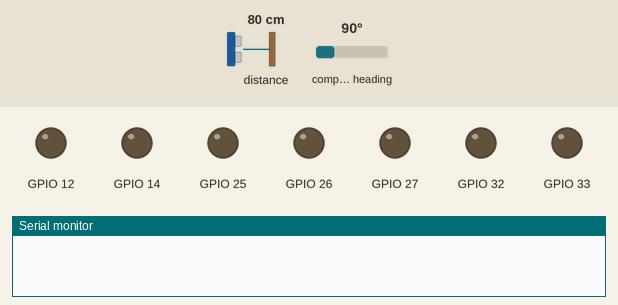
The sketch below on a simulated ESP32. Parts: output pins drawn as LEDs (lit = HIGH), the last lines printed to the serial monitor. Wiring (inferred from the names in the program): AS5600 angle sensor at I2C address 0x36; MPU-9250 motion sensor at I2C address 0x68. The inputs (shaded band) are chosen by the test bench; at power-on: distance to the obstacle 80 cm, compass heading 90°.

Above: at 0.0 s.
At 2.2 s:
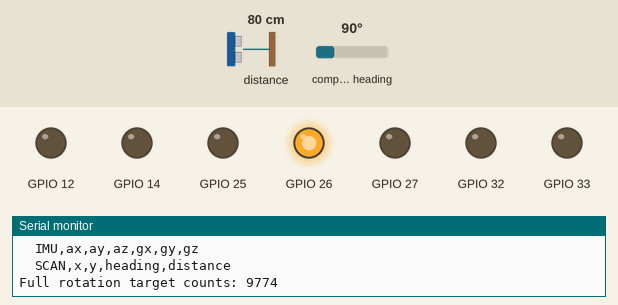
2.3 s: distance to the obstacle set to 250 cm
At 3.6 s:
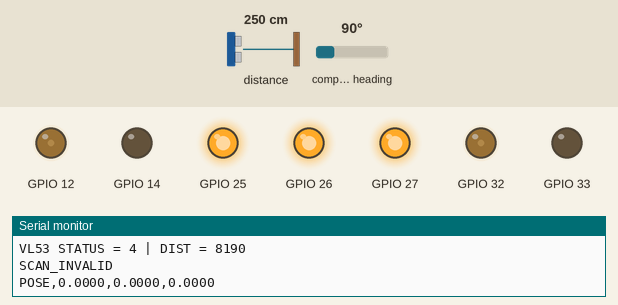
4.5 s: distance to the obstacle set to 2 cm
Timing chart, 0 to 19.5 s (numbered marks = the images above; inputs shaded):
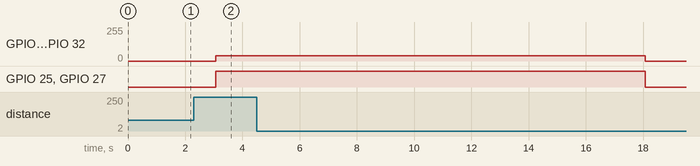

The sketch:

MIC_ROS_AMR.ino
```cpp
#include "Config.h"
#include "I2CBuses.h"
#include "Motors.h"
#include "Encoders.h"
#include "Odometry.h"
#include "imu.h"


#include <Arduino.h>
#include <Wire.h>
#include <Adafruit_VL53L0X.h>


// ============================================================
// VL53L0X
// ============================================================

Adafruit_VL53L0X lox;


// ============================================================
// SCAN SETTINGS
// ============================================================

// Publish one scan measurement every 50 ms
const unsigned long SCAN_INTERVAL = 50;

// Sensor is 6 cm in front of robot center
const float SENSOR_OFFSET_X = 0.060;


// ============================================================
// 360 DEGREE ROTATION
// ============================================================
//
// For differential drive:
//
// Distance travelled by each wheel for 360° robot rotation:
//
//     distance = PI * wheel separation
//
// Encoder counts:
//
//     counts = distance / wheel circumference
//            * counts per revolution
//
// ============================================================


// ============================================================
// VL53L0X INITIALIZATION
// ============================================================

bool initScanner()
{
    Serial.println("Initializing VL53L0X...");

    /*
       VL53L0X is connected to the RIGHT I2C bus:

       SDA = GPIO21
       SCL = GPIO22

       The RIGHT bus is the normal Wire bus.
    */

    if (!lox.begin(0x29, false, &Wire))
    {
        Serial.println("ERROR: VL53L0X not detected!");
        return false;
    }

    Serial.println("VL53L0X initialized.");

    /*
       IMPORTANT:

       We intentionally DO NOT call:

           startRangeContinuous()

       We use single-shot measurements through:

           rangingTest()

       This keeps the scanner simple and reliable while
       the robot is rotating.
    */

    Serial.println("VL53L0X single-shot ranging ready.");

    return true;
}


// ============================================================
// READ VL53L0X
// ============================================================

int readScannerDistance()
{
    VL53L0X_RangingMeasurementData_t measurement;

    lox.rangingTest(&measurement, false);

    Serial.print("VL53 STATUS = ");
    Serial.print(measurement.RangeStatus);

    Serial.print(" | DIST = ");
    Serial.println(measurement.RangeMilliMeter);

    if (measurement.RangeStatus != 0 && measurement.RangeStatus != 2)
    {
        return -1;
    }

    return measurement.RangeMilliMeter;
}


// ============================================================
// PUBLISH ONE SCAN MEASUREMENT
// ============================================================
//
// Format:
//
// SCAN,x,y,heading,distance_mm
//
// Example:
//
// SCAN,0.0000,0.0000,1.5708,436
//
// heading = robot odometry heading
//
// Because the VL53L0X is fixed facing forward,
// its world angle is approximately the robot heading.
//
// ============================================================

void publishScan()
{
    int distance = readScannerDistance();

    if (distance < 0)
    {
        Serial.println("SCAN_INVALID");
        return;
    }

    Serial.print("SCAN,");
    Serial.print(getX(), 4);
    Serial.print(",");
    Serial.print(getY(), 4);
    Serial.print(",");
    Serial.print(getHeading(), 4);
    Serial.print(",");
    Serial.println(distance);
}


// ============================================================
// 360 DEGREE ROTATION + SCANNING
// ============================================================

void rotate360AndScan()
{
    Serial.println();
    Serial.println("================================");
    Serial.println("STARTING 360 DEG SCAN");
    Serial.println("================================");

    Serial.print("Target rotation counts: ");
    Serial.println(FULL_ROTATION_TARGET_COUNTS);

    Serial.println("SCAN_START");


    // --------------------------------------------------------
    // Save starting encoder totals
    // --------------------------------------------------------

    long startLeft = getTotalLeftCount();
    long startRight = getTotalRightCount();


    // --------------------------------------------------------
    // Local rotation counters
    // --------------------------------------------------------

    long leftMoved = 0;
    long rightMoved = 0;


    // --------------------------------------------------------
    // Timing
    // --------------------------------------------------------

    unsigned long startTime = millis();
    unsigned long lastControl = millis();
    unsigned long lastScan = millis();


    // --------------------------------------------------------
    // Initial motor speeds
    // --------------------------------------------------------

    int leftPWM = TURN_FAST_PWM;
    int rightPWM = TURN_FAST_PWM;


    // --------------------------------------------------------
    // Start rotation
    //
    // LEFT  = forward
    // RIGHT = backward
    //
    // This is the direction already tested successfully.
    // --------------------------------------------------------

    leftForward(leftPWM);
    rightBackward(rightPWM);


    // ========================================================
    // ROTATION LOOP
    // ========================================================

    while (true)
    {
        // ----------------------------------------------------
        // Update encoders
        // ----------------------------------------------------

        updateEncoders();


        // ----------------------------------------------------
        // Update odometry
        // ----------------------------------------------------

        updateOdometry();


        // ----------------------------------------------------
        // Calculate local movement
        // ----------------------------------------------------

        leftMoved =
            labs(getTotalLeftCount() - startLeft);

        rightMoved =
            labs(getTotalRightCount() - startRight);


        // ----------------------------------------------------
        // Scan every 50 ms
        // ----------------------------------------------------

        unsigned long now = millis();

        if (now - lastScan >= SCAN_INTERVAL)
        {


            lastScan = now;

            publishOdometry();
            publishScan();
        }


        // ----------------------------------------------------
        // Synchronize left/right rotation
        // ----------------------------------------------------

        if (now - lastControl >= 50)
        {
            long turnError =
                leftMoved - rightMoved;


            float syncTrim =
                TURN_SYNC_KP * (float)turnError;


            syncTrim = constrain(
                syncTrim,
                -TURN_SYNC_LIMIT,
                TURN_SYNC_LIMIT
            );


            int desiredLeftPWM =
                TURN_FAST_PWM - (int)syncTrim;


            int desiredRightPWM =
                TURN_FAST_PWM + (int)syncTrim;


            desiredLeftPWM = constrain(
                desiredLeftPWM,
                TURN_MIN_PWM,
                TURN_MAX_PWM
            );


            desiredRightPWM = constrain(
                desiredRightPWM,
                TURN_MIN_PWM,
                TURN_MAX_PWM
            );


            leftForward(desiredLeftPWM);
            rightBackward(desiredRightPWM);


            lastControl = now;
        }


        // ----------------------------------------------------
        // Check if full 360° rotation is complete
        // ----------------------------------------------------

        if (
            leftMoved >= FULL_ROTATION_TARGET_COUNTS &&
            rightMoved >= FULL_ROTATION_TARGET_COUNTS
        )
        {
            break;
        }


        // ----------------------------------------------------
        // Safety timeout
        // ----------------------------------------------------

        if (millis() - startTime > 15000)
        {
            Serial.println("SCAN ROTATION TIMEOUT!");
            break;
        }


        // ----------------------------------------------------
        // Small delay
        // ----------------------------------------------------

        delay(2);
    }


    // ========================================================
    // STOP ROBOT
    // ========================================================

    stopMotors();


    // --------------------------------------------------------
    // Final encoder + odometry update
    // --------------------------------------------------------

    updateEncoders();
    updateOdometry();


    // --------------------------------------------------------
    // One final scan
    // --------------------------------------------------------

    publishScan();


    // --------------------------------------------------------
    // Scan finished
    // --------------------------------------------------------

    Serial.println("SCAN_END");

    Serial.println("================================");
    Serial.println("360 DEG SCAN COMPLETE");
    Serial.println("================================");


    Serial.print("Left rotation counts: ");
    Serial.println(leftMoved);


    Serial.print("Right rotation counts: ");
    Serial.println(rightMoved);


    Serial.print("Final heading: ");
    Serial.println(getHeading(), 4);


    Serial.println();
}


// ============================================================
// SETUP
// ============================================================

void setup()
{
    Serial.begin(115200);

    delay(1000);


    Serial.println();
    Serial.println("=================================");
    Serial.println("       AMR CONTROLLER");
    Serial.println("=================================");


    // ========================================================
    // I2C
    // ========================================================

    initI2CBuses();

    Serial.println("I2C buses initialized.");


    // ========================================================
    // MOTORS
    // ========================================================

    initMotors();

    Serial.println("Motors initialized.");


    // ========================================================
    // ENCODERS
    // ========================================================

    if (!initEncoders())
    {
        Serial.println(
            "ERROR: Encoder initialization failed!"
        );
    }
    else
    {
        Serial.println("Encoders initialized.");
    }


    // ========================================================
    // ODOMETRY
    // ========================================================

    initOdometry();

    Serial.println("Odometry initialized.");


    // ========================================================
    // IMU
    // ========================================================

    if (!initIMU())
    {
        Serial.println(
            "ERROR: IMU initialization failed!"
        );
    }
    else
    {
        Serial.println("IMU initialized.");
    }


    // ========================================================
    // VL53L0X
    // ========================================================

    if (!initScanner())
    {
        Serial.println(
            "ERROR: Scanner initialization failed!"
        );
    }
    else
    {
        Serial.println("Scanner initialized.");
    }


    // ========================================================
    // SYSTEM READY
    // ========================================================

    Serial.println("=================================");
    Serial.println("       SYSTEM READY");
    Serial.println("=================================");

    Serial.println();

    Serial.println("Active sensors:");
    Serial.println("  - Left AS5600 encoder");
    Serial.println("  - Right AS5600 encoder");
    Serial.println("  - MPU9250 IMU");
    Serial.println("  - VL53L0X distance sensor");

    Serial.println();

    Serial.println("Outputs:");
    Serial.println("  ENC,left_count,right_count");
    Serial.println("  POSE,x,y,heading");
    Serial.println("  IMU,ax,ay,az,gx,gy,gz");
    Serial.println("  SCAN,x,y,heading,distance");

    Serial.println();

    Serial.print("Full rotation target counts: ");
    Serial.println(FULL_ROTATION_TARGET_COUNTS);

    Serial.println();
}


// ============================================================
// LOOP
// ============================================================

void loop()
{
    static bool scanDone = false;
    static unsigned long lastPoseTime = 0;

    if (!scanDone)
    {
        delay(2000);

        rotate360AndScan();

        scanDone = true;
    }

    updateEncoders();
    updateOdometry();

    // Publish odometry at 20 Hz
    if (millis() - lastPoseTime >= 50)
    {
        lastPoseTime = millis();
        publishOdometry();
    }

    delay(10);
}
```

Encoders.h
```cpp
#ifndef ENCODERS_H
#define ENCODERS_H

#include <Arduino.h>

// ============================================================
// INITIALIZATION
// ============================================================

bool initEncoders();


// ============================================================
// UPDATE
// ============================================================

// Read both AS5600 encoders and update all counts.
void updateEncoders();


// ============================================================
// SEGMENT COUNTS
// ============================================================

// Counts for the current movement.
// These can be reset without affecting cumulative odometry.

long getLeftCount();
long getRightCount();


// ============================================================
// CUMULATIVE COUNTS
// ============================================================

// These NEVER reset during normal operation.
// ROS odometry will use these.

long getTotalLeftCount();
long getTotalRightCount();


// ============================================================
// RESET MOVEMENT COUNTS
// ============================================================

// Resets only the segment counts.
// Cumulative counts remain unchanged.

void resetSegmentCounts();


// ============================================================
// SERIAL OUTPUT
// ============================================================

// Publishes:
//
// ENC,leftCount,rightCount
//
// at the configured interval.

void publishEncoderData();

#endif
```

I2CBuses.h
```cpp
#ifndef I2C_BUSES_H
#define I2C_BUSES_H

#include <Wire.h>

// ============================================================
// SHARED I2C BUSES
// ============================================================

// Bus 0
// GPIO21 SDA
// GPIO22 SCL
//
// Used by:
// - Right AS5600
// - VL53L0X
extern TwoWire I2C_Right;


// Bus 1
// GPIO16 SDA
// GPIO23 SCL
//
// Used by:
// - Left AS5600
// - MPU9250
extern TwoWire I2C_Left;


// ============================================================
// INITIALIZATION
// ============================================================

void initI2CBuses();

#endif
```

I2Cbuses.cpp
```cpp
#include "I2CBuses.h"
#include "Config.h"

// ============================================================
// DEFINE I2C BUS OBJECTS
// ============================================================

TwoWire I2C_Right = Wire;

TwoWire I2C_Left = TwoWire(1);


// ============================================================
// INITIALIZE I2C
// ============================================================

void initI2CBuses()
{
    // --------------------------------------------------------
    // Bus 0
    // Right AS5600 + VL53L0X
    // --------------------------------------------------------

    Wire.begin(RIGHT_SDA, RIGHT_SCL, 400000);


    // --------------------------------------------------------
    // Bus 1
    // Left AS5600 + MPU9250
    // --------------------------------------------------------

    I2C_Left.begin(LEFT_SDA, LEFT_SCL, 400000);
}
```

Motors.h
```cpp
#ifndef MOTORS_H
#define MOTORS_H

#include <Arduino.h>

// ============================================================
// INITIALIZATION
// ============================================================

void initMotors();


// ============================================================
// FORWARD
// ============================================================

void leftForward(int pwm);
void rightForward(int pwm);


// ============================================================
// BACKWARD
// ============================================================

void leftBackward(int pwm);
void rightBackward(int pwm);


// ============================================================
// STOP
// ============================================================

void stopLeft();
void stopRight();
void stopMotors();

#endif
```

Odometry.h
```cpp
#ifndef ODOMETRY_H
#define ODOMETRY_H

#include <Arduino.h>

// Initialize odometry state
void initOdometry();

// Update pose from encoder counts
void updateOdometry();

// Get current robot pose
float getX();
float getY();
float getHeading();

// Print current pose
void publishOdometry();

#endif  
```

imu.h
```cpp
#ifndef IMU_H
#define IMU_H

#include <Arduino.h>

// Initialize MPU9250
bool initIMU();

// Read sensor and publish:
// IMU,ax,ay,az,gx,gy,gz
void updateIMU();

#endif  
```

Source omitted: Encoders.cpp (7573 bytes), Motors.cpp (2580 bytes), Odometry.cpp (3983 bytes), imu.cpp (5064 bytes), Config.h (3956 bytes)
